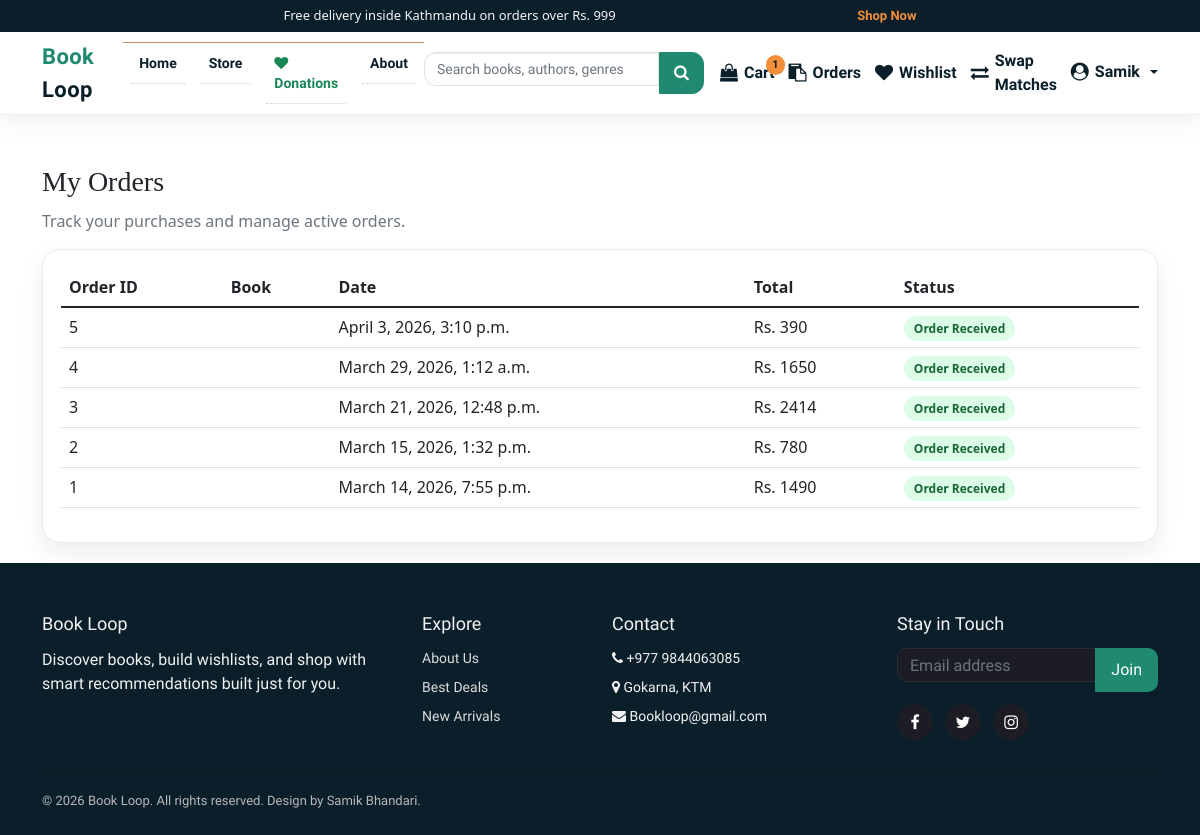
Before: /order/ (signed in) with the older database file.
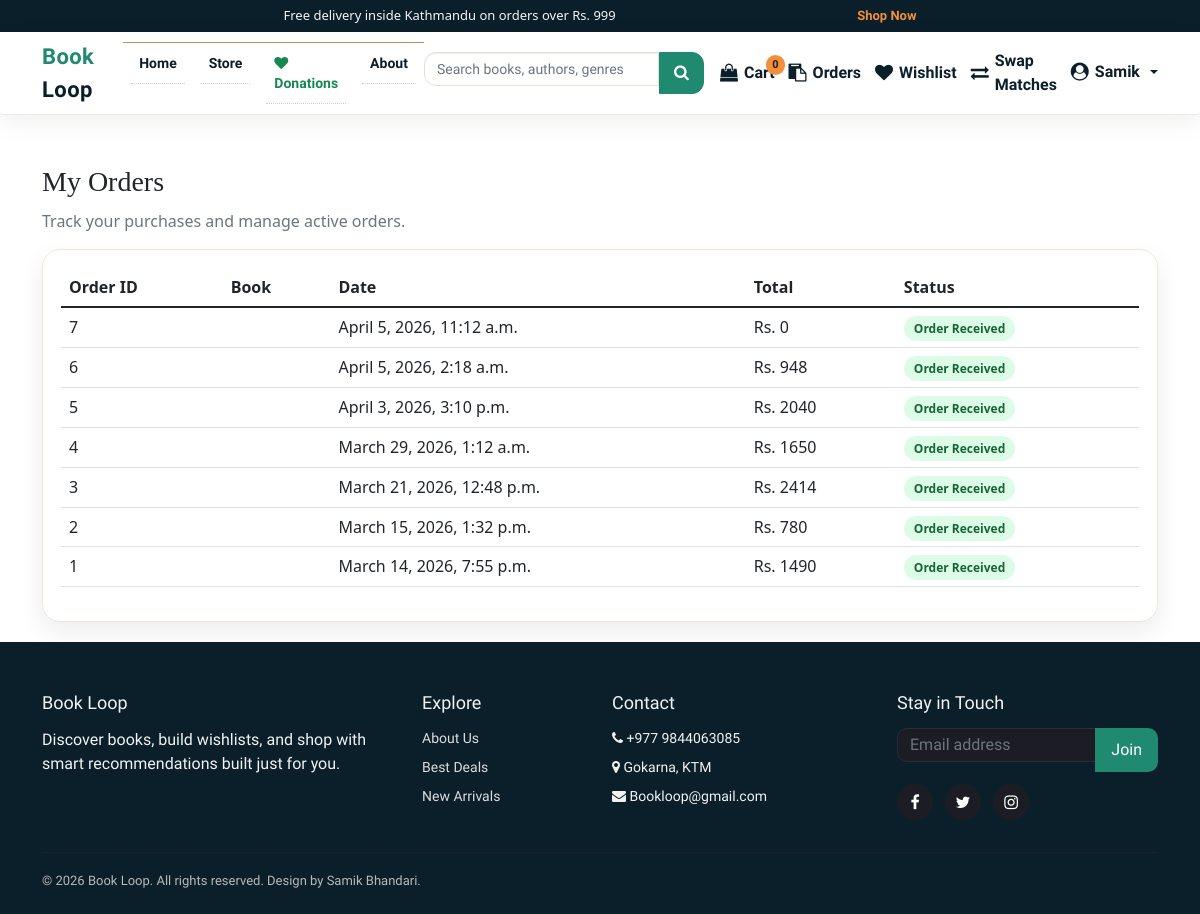
After: the same page with the newer database file.
### books/models.py (models this page shows, shortened)
class Order(models.Model):
    user = models.CharField(max_length=20, null=True)
    date_ordered = models.DateTimeField(auto_now_add=True)
    complete = models.BooleanField(default=False)
    payment_method = models.CharField(max_length=20, choices=METHOD, default="Cash On Delivery")
    order_status = models.CharField(max_length=50, choices=ORDER_STATUS, default="Order Received")
    transaction_id = models.CharField(max_length=200, null=True)
    @property
    def get_cart_total(self):
        items = self.orderitem_set.all()
        return sum([item.get_total for item in items])

class OrderItem(models.Model):
    Book_name = models.ForeignKey(Product, on_delete=models.SET_NULL, null=True)
    order = models.ForeignKey(Order, on_delete=models.SET_NULL, null=True)
    quantity = models.IntegerField(default=0)
    date_added = models.DateTimeField(auto_now_add=True)
    @property
    def get_total(self):
        return self.Book_name.price * self.quantity

class Product(models.Model):
    Book_name = models.CharField(max_length=50)
    Author = models.CharField(max_length=50, default="")
    genre = models.CharField(max_length=300)
    description = models.CharField(max_length=1000, default="")
    price = models.IntegerField(default=0)
    pub_date = models.DateField(default=timezone.now)
    quantity = models.PositiveBigIntegerField(default=1)
    seller = models.ForeignKey(
        settings.AUTH_USER_MODEL,
        on_delete=models.SET_NULL,
        null=True,
        blank=True,
        related_name="products",
    )
    listing_type = models.CharField(
        max_length=10,
        choices=LISTING_CHOICES,
        default="sell",
    )
    listing_status = models.CharField(
        max_length=20,
        choices=LISTING_STATUS,
        default="approved",
    )
    swap_preference = models.CharField(
        max_length=255,
        blank=True,
        null=True,
        help_text="Title or genre of the book you want in exchange.",
    )
    condition = models.CharField(
        max_length=50,
        blank=True,
        null=True,
        help_text=(
            "Physical condition of the book for swapping "
            "(e.g. New, Like New, Good, Heavily Used)."
        ),
    )
    location = models.CharField(
        max_length=255,
        blank=True,
        null=True,
        help_text="City or neighborhood for the swap",
    )
    contact_email = models.EmailField(
        blank=True,
        null=True,
        help_text="Email for other users to contact you for swapping",
    )
    image = CloudinaryField("image", folder="bookloop_covers", null=True, blank=True)
    sequence = models.IntegerField(default=0)
    views = models.PositiveIntegerField(default=0)
    average_rating = models.FloatField(default=0.0)
    rating_count = models.PositiveIntegerField(default=0)

### books/views.py (the view)
# urls.py: path('order/', views.orders, name='order'),
@login_required
def orders(request):
    orders = Order.objects.filter(
        user=request.user.username
    ).exclude(order_status='Order Canceled').order_by('-date_ordered')
    return render(request, 'orders.html', {
        'orders': orders,
        'allowed_cancel_statuses': ['Order Received', 'Order Processing', 'On the way']
    })

### transactions/context_processors.py (called while the page is built)
def cart_item_count(request):
    if not request.user.is_authenticated:
        return {"cart_count": 0, "cartItems": 0}
    total = (
        OrderItem.objects.filter(
            order__user=request.user.username,
            order__complete=False,
        ).aggregate(total=Sum("quantity"))
    ).get("total")
    cart_count = int(total or 0)
    return {"cart_count": cart_count, "cartItems": cart_count}

### templates/orders.html (shortened to what this page needs)
{% load static %}
{% include 'components/base/base-top.html' %}
{% include 'components/header/header.html' %}
<section class="orders-hero">
  <div class="container">
    <div class="orders-title">My Orders</div>
    <p class="text-muted">Track your purchases and manage active orders.</p>
    <div class="orders-table">
      {% if orders %}
      <div class="table-responsive">
        <table class="table table-hover align-middle">
          <thead>
            <tr>
              <th>Order ID</th>
              <th>Book</th>
              <th>Date</th>
              <th>Total</th>
              <th>Status</th>
            </tr>
          </thead>
          <tbody>
          {% for order in orders %}
            <tr>
              <td>{{ order.id }}</td>
              <td>{{ order.book.Book_name }}</td>
              <td>{{ order.date_ordered }}</td>
              <td>Rs. {{ order.get_cart_total }}</td>
              <td>
                {% if order.order_status == "Order Canceled" %}
                  <span class="status-pill status-red">{{ order.order_status }}</span>
                {% elif order.order_status == "Order Processing" %}
                  <span class="status-pill status-yellow">{{ order.order_status }}</span>
                {% else %}
                  <span class="status-pill status-green">{{ order.order_status }}</span>
                {% endif %}
              </td>
            </tr>
          {% endfor %}
          </tbody>
        </table>
      </div>
      {% else %}
        <p>You haven't made any orders yet.</p>
      {% endif %}
    </div>
  </div>
</section>
{% include 'components/footer/footer.html' %}
{% include 'components/base/base-bottom.html' %}

### templates/components/base/base-top.html (shortened to what this page needs)
{% load static %}
<!DOCTYPE html>
<html>
  <head>
    <link
      href="{% static 'css/bootstrap.css' %}"
      rel="stylesheet"
      type="text/css"
      media="all"
    />
    <link
      href="{% static 'css/style.css' %}"
      rel="stylesheet"
      type="text/css"
      media="all"
    />
    <link
      href="{% static 'css/main.css' %}"
      rel="stylesheet"
      type="text/css"
      media="all"
    />
    <link
      href="{% static 'css/font-awesome.css' %}"
      rel="stylesheet"
      type="text/css"
      media="all"
    />
    <link
      rel="stylesheet"
      href="https://cdnjs.cloudflare.com/ajax/libs/animate.css/4.1.1/animate.min.css"
    />
  </head>
  <body class="d-flex flex-column min-vh-100">
    <main class="flex-grow-1">

### templates/components/header/header.html (shortened to what this page needs)
{% load static %}
<link href="https://cdn.jsdelivr.net/npm/bootstrap@5.0.2/dist/css/bootstrap.min.css" rel="stylesheet">
<link rel="stylesheet" href="https://cdn.jsdelivr.net/npm/bootstrap-icons@1.5.0/font/bootstrap-icons.css">
<link rel="stylesheet" href="https://cdnjs.cloudflare.com/ajax/libs/font-awesome/4.7.0/css/font-awesome.min.css"/>
<div class="bw-topbar">
  <div class="container bw-offer">
    <span>Free delivery inside Kathmandu on orders over Rs. 999</span>
    <a href="{% url 'store' %}">Shop Now</a>
  </div>
</div>
<nav class="navbar navbar-expand-lg bw-nav">
  <div class="container">
    <a class="bw-brand" href="{% url 'home' %}"><span>Book</span> Loop</a>
    <div class="collapse navbar-collapse" id="bwNavbar">
      <ul class="navbar-nav me-auto mb-2 mb-lg-0">
        <li class="nav-item"><a class="nav-link" href="{% url 'home' %}">Home</a></li>
        <li class="nav-item"><a class="nav-link" href="{% url 'store' %}">Store</a></li>
        <li class="nav-item">
          <a class="nav-link fw-bold text-success" href="{% url 'browse_donations' %}">
            <i class="fa fa-heart"></i>
            Donations
          </a>
        </li>
        <li class="nav-item"><a class="nav-link" href="/about/">About</a></li>
      </ul>
      <form action="{% url 'search' %}" method="get" class="d-flex bw-search">
        <input type="text" name="q" class="form-control" placeholder="Search books, authors, genres" aria-label="Search">
        <button type="submit" class="btn"><i class="fa fa-search"></i></button>
      </form>
      <div class="bw-actions ms-lg-3">
        {% if request.user.is_authenticated %}
          <a class="bw-icon-btn" href="{% url 'cart' %}">
            <i class="fa fa-shopping-bag"></i>
            <span>Cart</span>
            <span class="bw-badge">{{ cart_count }}</span>
          </a>
          <a class="bw-icon-btn" href="{% url 'order' %}">
            <i class="fa fa-clipboard"></i>
            <span>Orders</span>
          </a>
          <a class="bw-icon-btn" href="{% url 'wishlist' %}">
            <i class="fa fa-heart"></i>
            <span>Wishlist</span>
          </a>
          <a class="bw-icon-btn" href="{% url 'swap_matches' %}">
            <i class="fa fa-exchange"></i>
            <span>Swap Matches</span>
          </a>
          <div class="dropdown bw-dropdown">
            <a class="bw-icon-btn dropdown-toggle" href="#" role="button" data-bs-toggle="dropdown" aria-expanded="false">
              <i class="fa fa-user-circle"></i>
              <span>{{ request.user.first_name|default:'Profile' }}</span>
            </a>
          </div>
        {% else %}
          <a class="bw-icon-btn" href="{% url 'login' %}"><i class="fa fa-user"></i><span>Login</span></a>
          <a class="bw-icon-btn" href="{% url 'reg' %}"><i class="fa fa-user-plus"></i><span>Register</span></a>
        {% endif %}
      </div>
    </div>
  </div>
</nav>

### templates/components/footer/footer.html (shortened to what this page needs)
{% load static %}
<link rel="stylesheet" href="https://cdnjs.cloudflare.com/ajax/libs/font-awesome/4.7.0/css/font-awesome.min.css">
<footer class="bw-footer mt-auto">
  <div class="container">
    <div class="row g-4">
      <div class="col-md-4">
        <h4>Book Loop</h4>
        <p>Discover books, build wishlists, and shop with smart recommendations built just for you.</p>
      </div>
      <div class="col-md-2">
        <h4>Explore</h4>
        <ul class="bw-footer-list">
          <li><a href="/about/">About Us</a></li>
          <li><a href="/store/">Best Deals</a></li>
          <li><a href="/">New Arrivals</a></li>
        </ul>
      </div>
      <div class="col-md-3">
        <h4>Contact</h4>
        <ul class="bw-footer-list">
          <li><i class="fa fa-phone"></i> +977 9844063085</li>
          <li><i class="fa fa-map-marker"></i> Gokarna, KTM</li>
          <li><i class="fa fa-envelope"></i> Bookloop@gmail.com</li>
        </ul>
      </div>
      <div class="col-md-3">
        <h4>Stay in Touch</h4>
        <div class="input-group bw-footer-newsletter">
          <input type="email" class="form-control" placeholder="Email address">
          <button class="btn" type="button">Join</button>
        </div>
        <div class="bw-footer-social">
          <a href="https://www.facebook.com/samik.bhandari.52" target="_blank" rel="noopener noreferrer"><i class="fa fa-facebook"></i></a>
          <a href="https://x.com/BookLoop_" target="_blank" rel="noopener noreferrer"><i class="fa fa-twitter"></i></a>
          <a href="https://www.instagram.com/samikxb_/" target="_blank" rel="noopener noreferrer"><i class="fa fa-instagram"></i></a>
        </div>
      </div>
    </div>
    <div class="bw-footer-bottom">
      © 2026 Book Loop. All rights reserved. Design by Samik Bhandari.
    </div>
  </div>
</footer>

### templates/components/base/base-bottom.html (shortened to what this page needs)
{% load static %}
</main>
</body>
</html>

### static/css/style.css (style rules this page uses)
html, body { font-size: 100%; font-family: 'Open Sans', sans-serif; background:#ffffff; }
ul li,ol li { font-size:14px; }
p { margin:0; }
h1,h2,h3,h4,h5,h6,a { font-family:'Ubuntu', sans-serif !important; margin:0; }
ul,label { margin:0; padding:0; }
.navbar-collapse { padding: 0; box-shadow: none; }
.navbar { margin-bottom: 0; border: none; }
.navbar-nav > li { float: none; }
.navbar-nav { float: none; margin: 0; border-top: 1px solid #B58F62; }
.navbar-nav > li > a { color: #212121; padding:10px 0px 10px 40px; border-bottom: 1px dotted #CDCDCD; }

### static/css/main.css (style rules this page uses)
.dropdown { display:inline; }

### templates/components/header/header.html (style rules this page uses)
:root { --bw-ink: #0b1f2a; --bw-muted: #52616b; --bw-accent: #1f8a70; --bw-accent-2: #f28f3b; --bw-surface: #ffffff; }
.bw-topbar { background: #0b1f2a; color: #f4f4f6; font-size: 13px; padding: 6px 0; }
.bw-topbar .bw-offer { display: flex; justify-content: space-between; align-items: center; }
.bw-topbar a { color: var(--bw-accent-2); text-decoration: none; font-weight: 600; }
.bw-nav { background: var(--bw-surface); border-bottom: 1px solid #f0ece4; box-shadow: 0 8px 24px rgba(18, 24, 40, 0.06); font-family: 'Work Sans', sans-serif; }
.bw-brand { font-family: 'Merriweather', serif; font-weight: 700; font-size: 22px; letter-spacing: 0.4px; color: var(--bw-ink); text-decoration: none; }
.bw-brand span { color: var(--bw-accent); }
.bw-nav .nav-link { color: var(--bw-ink); font-weight: 600; margin: 0 8px; }
.bw-search { min-width: 280px; max-width: 420px; }
.bw-search input { border-radius: 12px 0 0 12px; border: 1px solid #e6e1d7; padding: 10px 12px; font-size: 14px; }
.bw-search button { border-radius: 0 12px 12px 0; border: 1px solid var(--bw-accent); background: var(--bw-accent); color: #fff; padding: 8px 14px; }
.bw-actions { display: flex; align-items: center; gap: 14px; }
.bw-icon-btn { position: relative; display: inline-flex; align-items: center; gap: 6px; text-decoration: none; color: var(--bw-ink); font-weight: 600; }
.bw-icon-btn i { font-size: 18px; }
.bw-badge { position: absolute; top: -6px; right: -10px; background: var(--bw-accent-2); color: #1b1b1f; font-size: 11px; font-weight: 700; padding: 2px 6px; border-radius: 999px; }

### templates/orders.html (style rules this page uses)
:root { --bw-ink: #0b1f2a; --bw-muted: #52616b; --bw-accent: #1f8a70; --bw-accent-2: #f28f3b; }
.orders-hero { padding: 30px 0 20px; }
.orders-title { font-family: 'Merriweather', serif; font-size: 28px; margin-bottom: 6px; }
.orders-table { background: #ffffff; border-radius: 18px; border: 1px solid #efe8da; box-shadow: 0 10px 25px rgba(27, 27, 31, 0.08); padding: 18px; }
.status-pill { padding: 4px 10px; border-radius: 999px; font-size: 12px; font-weight: 700; }
.status-green { background: #dcfce7; color: #166534; }

### templates/components/footer/footer.html (style rules this page uses)
:root { --bw-ink: #0b1f2a; --bw-muted: #52616b; --bw-accent: #1f8a70; --bw-accent-2: #f28f3b; }
.bw-footer { background: #0b1f2a; color: #f2f2f2; padding: 50px 0 24px; font-family: 'Work Sans', sans-serif; }
.bw-footer h4 { font-family: 'Merriweather', serif; font-size: 18px; margin-bottom: 14px; }
.bw-footer a { color: #dcdcdc; text-decoration: none; }
.bw-footer-list { list-style: none; padding: 0; margin: 0; }
.bw-footer-list li { margin-bottom: 8px; }
.bw-footer-newsletter input { background: #1c1d24; border: 1px solid #2b2d36; color: #fff; padding: 10px 12px; border-radius: 10px 0 0 10px; width: 100%; }
.bw-footer-newsletter button { background: var(--bw-accent); border: none; color: #fff; padding: 10px 16px; border-radius: 0 10px 10px 0; }
.bw-footer-social { display: flex; gap: 12px; margin-top: 12px; }
.bw-footer-social a { width: 36px; height: 36px; display: inline-flex; align-items: center; justify-content: center; border-radius: 50%; background: #1c1d24; color: #fff; }
.bw-footer-bottom { border-top: 1px solid #1e1f27; margin-top: 32px; padding-top: 18px; font-size: 13px; color: #b8b8b8; }

Changed rows visible on the page:
added Order: id "7", date_ordered "April 5, 2026, 11:12 a.m.", get_cart_total "0", order_status "Order Received"
added Order: id "6", date_ordered "April 5, 2026, 2:18 a.m.", get_cart_total "948", order_status "Order Received"
changed Order "April 3, 2026, 3:10 p.m.": get_cart_total "390" → "2040"
Other visible differences:
{{ cart_count }}: "1" → "0"
